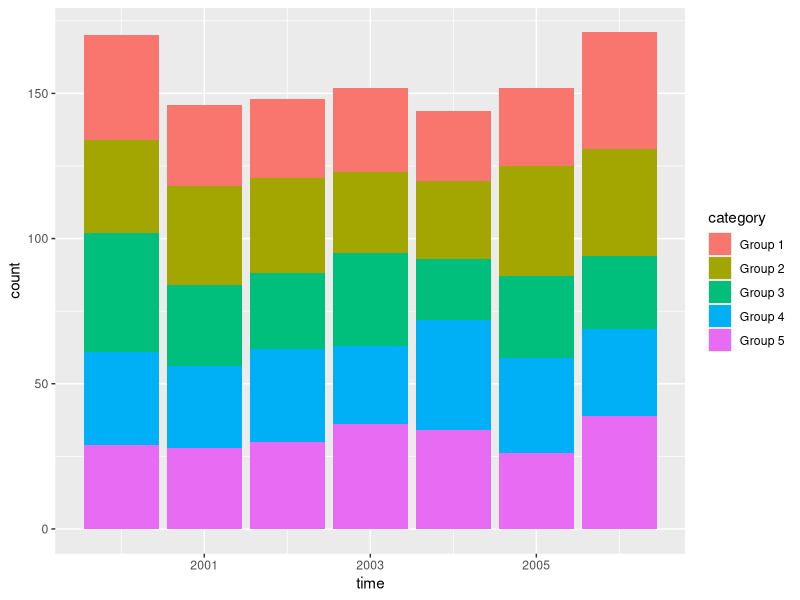
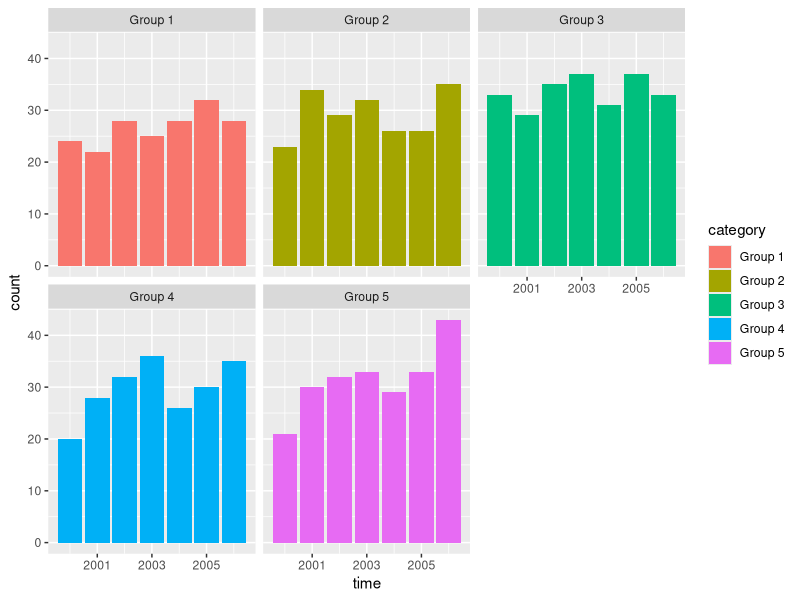
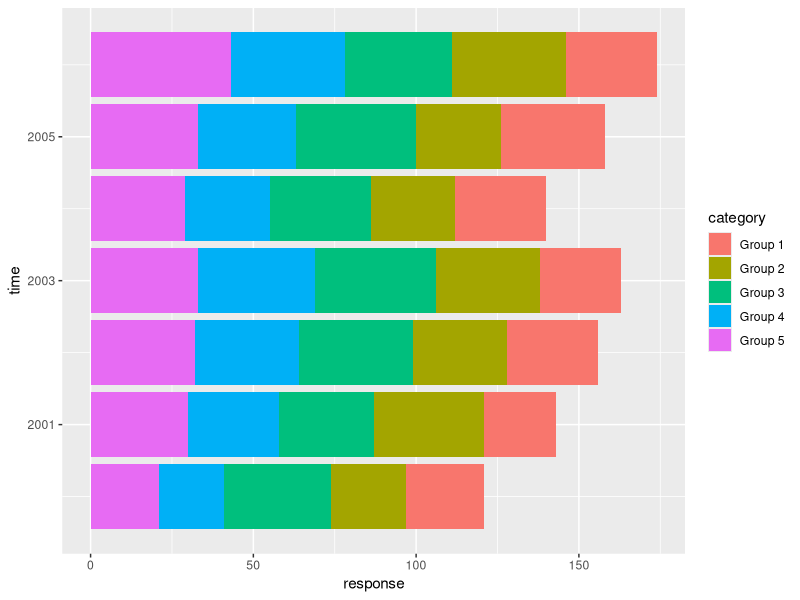
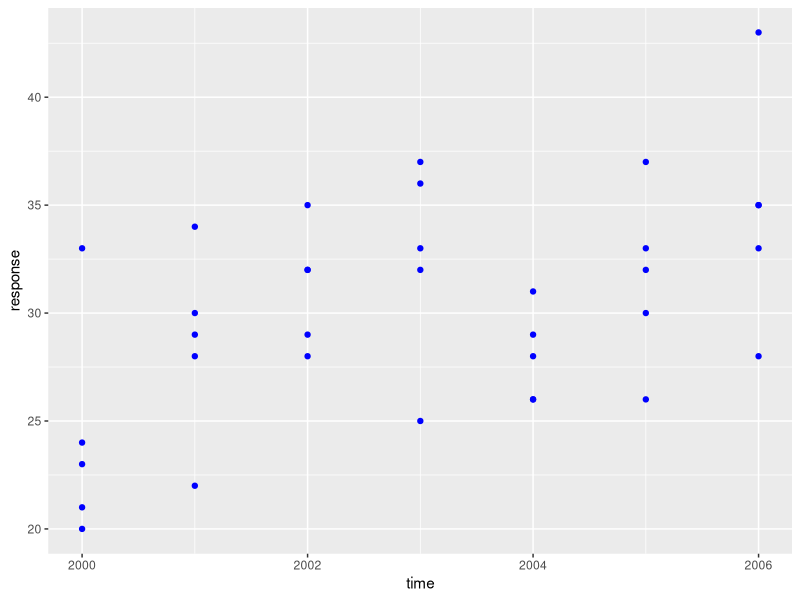
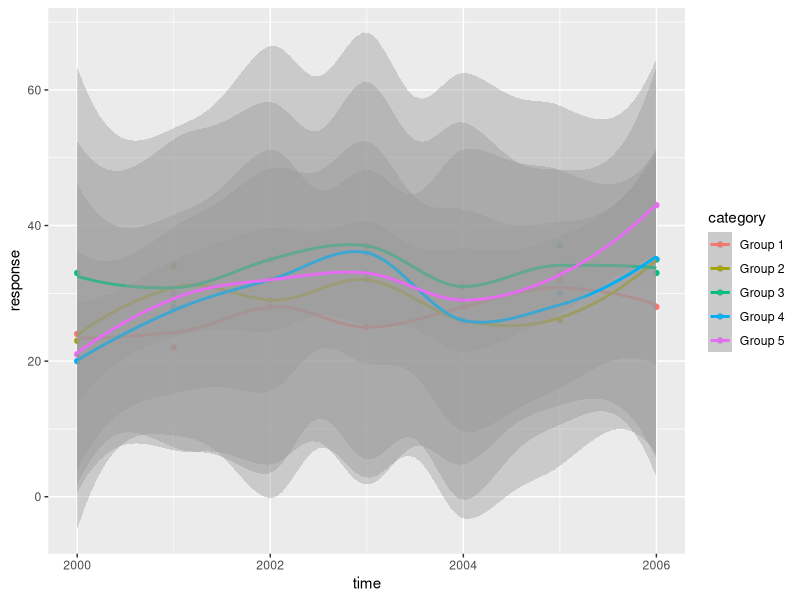

Write the R code that produced these figures, in order.
## ---- chunk 1
knitr::opts_chunk$set(echo = TRUE)
## ---- chunk 2
library(tidyverse)
category <- rep(c("Group 1", "Group 2", "Group 3", "Group 4", "Group 5"), 7)
time <- rep(c(2000, 2001, 2002, 2003, 2004, 2005, 2006), each = 5) 
response <- rpois(length(category), 30)
df <- tibble(category, time, response)
ggplot(data = df, aes(x = time, y = response)) +
  geom_col(aes(fill = category)) +
  labs(y = "count")
## ---- chunk 3
category <- rep(c("Group 1", "Group 2", "Group 3", "Group 4", "Group 5"), 7)
time <- rep(c(2000, 2001, 2002, 2003, 2004, 2005, 2006), each = 5) 
response <- rpois(length(category), 30)
df <- tibble(category, time, response)
ggplot(data = df, aes(x = time, y = response)) +
  geom_col(aes(fill = category)) +
  labs(y = "count") + facet_wrap("category")
## ---- chunk 4
ggplot(data = df, aes(x = time, y = response)) +
  geom_col(aes(fill = category)) +
  coord_flip()
## ---- chunk 5
ggplot(data = df, aes(x = time, y = response)) +
  geom_point(color = "blue")
## ---- chunk 6
ggplot(data = df, aes(x = time, y = response, colour = category)) +
  geom_point() +
  geom_smooth()
